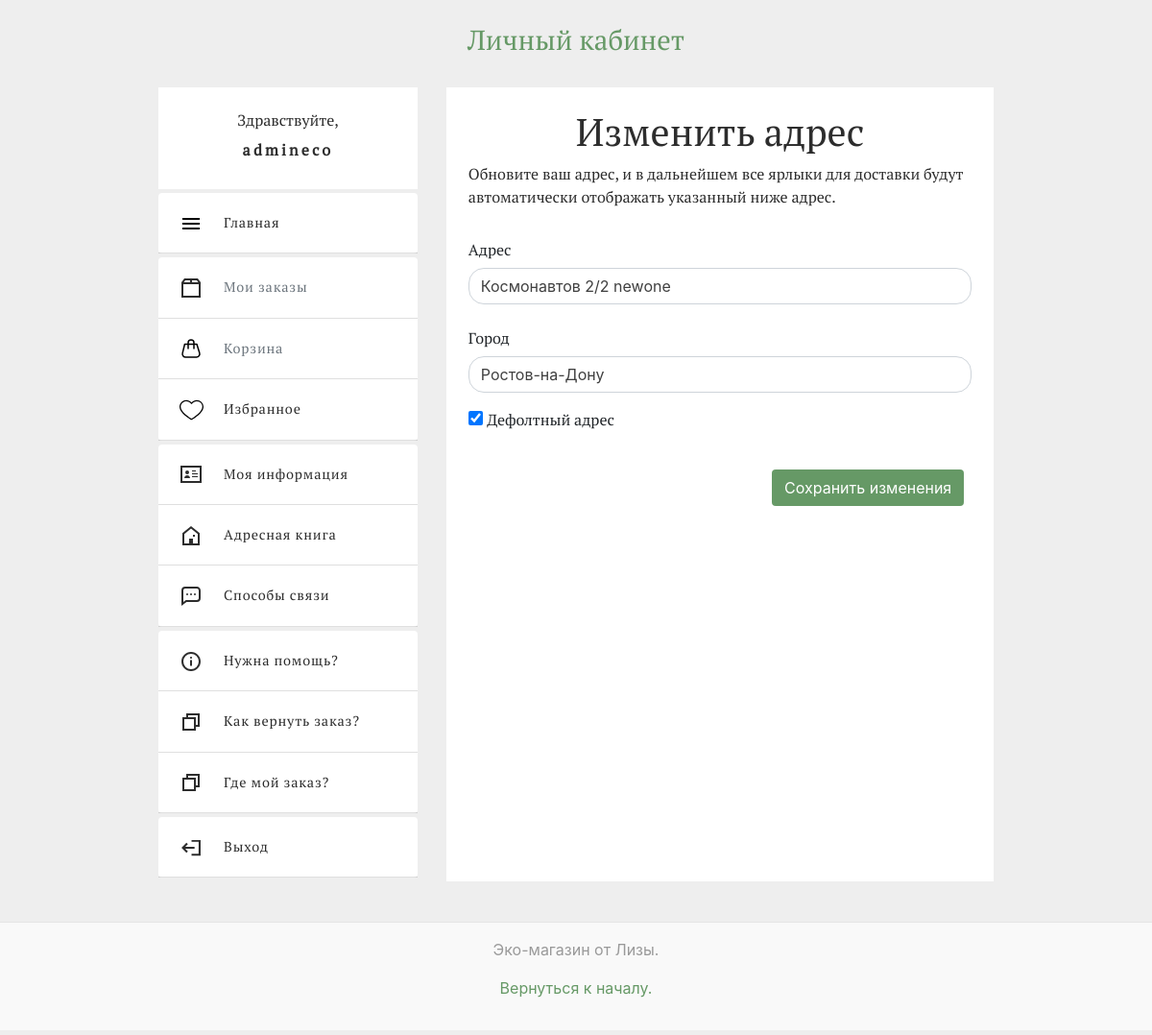
Page /home/adresses/change-adress/65 (signed in) on the committed database.
### accounts/models.py (models this page shows, shortened)
class UsersAdresses(models.Model):
    user = models.ForeignKey(User, on_delete = models.CASCADE)
    adress = models.CharField(max_length=255, blank = False, verbose_name='Адрес')
    city = models.CharField(max_length=120, blank = False, verbose_name='Город')
    default_adress = models.BooleanField(default = False, verbose_name = 'Адрес по умлочанию')
    class Meta:
        verbose_name_plural = 'Адреса'
        verbose_name = 'Адрес'
        ordering = ('user', '-default_adress')

### accounts/views.py (the view, shortened to what this page needs)
# urls.py: path('home/adresses/change-adress/<int:adress_id>', views.change_adress, name = 'change_adress'),
@login_required(login_url = 'accounts:login')
def change_adress(request, adress_id):
    default_adress_values = UsersAdresses.objects.filter(user_id = request.user.id).values_list('default_adress', flat = True)
    adress = UsersAdresses.objects.get(id = adress_id)
    form = EditUsersAdressesForm(instance = adress)
    context = {'form':form}
    return render(request, 'accounts/home_pages/change_adress.html', context)

### accounts/forms.py
class EditUsersAdressesForm(ModelForm):
    class Meta:
        model = UsersAdresses
        fields = ['adress', 'city', 'default_adress']
    def __init__(self, *args, **kwargs):
        super(EditUsersAdressesForm, self).__init__(*args, **kwargs)
        self.fields['adress'].widget = forms.TextInput(attrs={'class': 'form-control'})
        self.fields['city'].widget = forms.TextInput(attrs={'class': 'form-control'})

### templates/accounts/home_pages/change_adress.html (shortened to what this page needs)
{% extends "layout/base_home.html" %}
{% load static %}
{% load widget_tweaks %}
{% block main %}
<div class="col-12 col-sm-12 col-md-8 col-lg-6 col-xl-6">
    <div class="my_info_main">
        <div class = "header-container mb-4">
            <h1 class = "my_info_title text-center" id = "change_adress">Изменить адрес</h1>
            <div class = "my_info_help_text">
                <span>Обновите ваш адрес, и в дальнейшем все ярлыки для доставки будут автоматически отображать указанный ниже адрес.</span>
            </div>
        </div>
        <div class="body_container">
            <form class="needs-validation" method="POST" action="">
                <div class="form-group row">
                    <div class="col">
                        <label for="inputAdress" class="col-form-label forms_style">Адрес</label>
                        {{ form.adress }}
                    </div>
                </div>
                <div class="form-group row">
                    <div class="col">
                        <label for="inputCity" class="col-form-label forms_style">Город</label>
                        {{ form.city }}
                    </div>
                </div>
                <div class="form-group row">
                    <div class="col">
                        {% render_field form.default_adress class="checkbox" value="True" %}
                        <label for="id_default_adress" class = "forms_style">Дефолтный адрес</label>
                    </div>
                </div>
                <div class="form-group row float-right mt-3 mb-5 mr-2">
                    <button type="submit" class="btn btn-primary">Сохранить изменения</button>
                </div>
            </form>
        </div>
    </div>
</div>
{% endblock %}

### templates/layout/base_home.html (shortened to what this page needs)
{% load static %}
<!DOCTYPE html>
<html lang="ru">
<head>
    <link rel = "stylesheet" type="text/css" href="{% static 'css/style.css' %}"/>
    <link rel = "stylesheet" type="text/css" href="{% static 'css/bootstrap.css' %}"/>
</head>
<body class="body-home">
    <div class="wrapper">
        <header>
            <a href="{% url 'accounts:home' %}"><h1 class = "title_home_h1 link_style text-center">Личный кабинет</h1></a>
        </header>
        <main class="main">
            <div class="container-fluid">
                <div class="row justify-content-md-center">
                    <div class="col-12 col-sm-12 col-md-4 col-lg-3 col-xl-3">
                        <div class = "username_home text-center mb-1 text-truncate">
                            <span>Здравствуйте, </span><br> <span class = "username_home_name" title="{{ user.username }}">{{ user.username }}</span>
                        </div>
                        <nav>
                            <ul class="list-group mb-1">
                                <li class="list-group-item">
                                    <a href="{% url 'ecoshop:test' %}" class="base_home_lists">
                                        <div class = "img_div1">
                                            <div class = "img_div2">
                                                <img src="{% static 'icons/home_main.svg' %}" alt="" class="img_div3">
                                            </div>
                                        </div>
                                        <div class = "text-menu-base-home">
                                            <span>Главная</span>
                                        </div>
                                    </a>
                                </li>
                            </ul>
                            <ul class="list-group mt-1">
                                <li class="list-group-item">
                                    <a href="#" class="base_home_lists text-reset">
                                        <div class = "img_div1">
                                            <div class = "img_div2">
                                                <img src="{% static 'icons/orders.svg' %}" alt="" class="img_div3">
                                            </div>
                                        </div>
                                        <div class = "text-menu-base-home">
                                            <span class="text-muted">Мои заказы</span>
                                        </div>
                                    </a>
                                </li>
                                <li class="list-group-item">
                                    <a href="#" class="base_home_lists text-reset">
                                        <div class = "img_div1">
                                            <div class = "img_div2">
                                                <img src="{% static 'icons/bag.svg' %}" alt="" class="img_div3">
                                            </div>
                                        </div>
                                        <div class = "text-menu-base-home">
                                            <span class="text-muted">Корзина</span>
                                        </div>
                                    </a>
                                </li>
                                <li class="list-group-item">
                                    <a href="{% url 'accounts:fav_goods' %}" class="base_home_lists">
                                        <div class = "img_div1">
                                            <div class = "img_div2">
                                                <img src="{% static 'icons/heart.svg' %}" alt="" class="img_div3">
                                            </div>
                                        </div>
                                        <div class = "text-menu-base-home">
                                            <span>Избранное</span>
                                        </div>
                                    </a>
                                </li>
                            </ul>
                            <ul class="list-group mt-1">
                                <li class="list-group-item">
                                    <a href="{% url 'accounts:my_info' %}" class="base_home_lists">
                                        <div class = "img_div1">
                                            <div class = "img_div2">
                                                <img src="{% static 'icons/myinfo.svg' %}" alt="" class="img_div3">
                                            </div>
                                        </div>
                                        <div class = "text-menu-base-home">
                                            <span>Моя информация</span>
                                        </div>
                                    </a>
                                </li>
                                <li class="list-group-item">
                                    <a href="{% url 'accounts:adresses' %}" class="base_home_lists">
                                        <div class = "img_div1">
                                            <div class = "img_div2">
                                                <img src="{% static 'icons/adress.svg' %}" alt="" class="img_div3">
                                            </div>
                                        </div>
                                        <div class = "text-menu-base-home">
                                            <span>Адресная книга</span>
                                        </div>
                                    </a>
                                </li>
                                <li class="list-group-item">
                                    <a href="{% url 'accounts:contacts' %}" class="base_home_lists">
                                        <div class = "img_div1">
                                            <div class = "img_div2">
                                                <img src="{% static 'icons/net.svg' %}" alt="" class="img_div3">
                                            </div>
                                        </div>
                                        <div class = "text-menu-base-home">
                                            <span>Способы связи</span>
                                        </div>
                                    </a>
                                </li>
                            </ul>
                            <ul class="list-group mt-1">
                                <li class="list-group-item">
                                    <a href="#" class="base_home_lists">
                                        <div class = "img_div1">
                                            <div class = "img_div2">
                                                <img src="{% static 'icons/help.svg' %}" alt="" class="img_div3">
                                            </div>
                                        </div>
                                        <div class = "text-menu-base-home">
                                            <span>Нужна помощь?</span>
                                        </div>
                                    </a>
                                </li>
                                <li class="list-group-item">
                                    <a href="#" class="base_home_lists">
                                        <div class = "img_div1">
                                            <div class = "img_div2">
                                                <img src="{% static 'icons/other.svg' %}" alt="" class="img_div3">
                                            </div>
                                        </div>
                                        <div class = "text-menu-base-home">
                                            <span>Как вернуть заказ?</span>
                                        </div>
                                    </a>
                                </li>
                                <li class="list-group-item">
                                    <a href="#" class="base_home_lists">
                                        <div class = "img_div1">
                                            <div class = "img_div2">
                                                <img src="{% static 'icons/other.svg' %}" alt="" class="img_div3">
                                            </div>
                                        </div>
                                        <div class = "text-menu-base-home">
                                            <span>Где мой заказ?</span>
                                        </div>
                                    </a>
                                </li>
                            </ul>
                            <ul class="list-group mt-1 mb-1">
                                <li class="list-group-item">
                                    <a href="{% url 'accounts:logout' %}" class="base_home_lists">
                                        <div class = "img_div1">
                                            <div class = "img_div2">
                                                <img src="{% static 'icons/exit.svg' %}" alt="" class="img_div3">
                                            </div>
                                        </div>
                                        <div class = "text-menu-base-home">
                                            <span>Выход</span>
                                        </div>
                                    </a>
                                </li>
                            </ul>
                        </nav>
                     </div>
                    {% block main %}
                    {% endblock %}
                </div>
            </div>
        </main>
        <footer class = "footer">
            <div class="footer_class">
                <p>Эко-магазин от Лизы.</p>
                <p>
                <a href="#" style="color:#669966">Вернуться к началу.</a>
                </p>
            </div>
        </footer>
    </div>
</body>
</html>

### static/css/style.css (style rules this page uses)
body { max-width: 100%; }
html,body { height: 100%; }
.wrapper { position: relative; min-height: 100%; overflow:auto; }
main { padding-bottom: 160px; }
footer { position: absolute; left: 0; bottom: 0; width: 100%; height: 150px; }
.link_style { color:#606060; }
.btn-primary { color: #fff !important; background-color:#669966; }
.username_home { padding: 22px 14px; text-align: left; background-color: #fff; }
.base_home_lists { display: block; font-size: 1rem; letter-spacing: 0.05rem; line-height: 2.4rem; padding: calc(3 * 4px) calc(5 * 4px) calc(3 * 4px) 68px; border-bottom: 1px solid rgba(0, 0, 0, 0.125); }
.img_div1 { font-size: 0; left: 0; line-height: 0; position: absolute; text-align: center; top: 50%; transform: translateY(-50%); width: 68px; }
.img_div2 { display: inline-block; position: relative; }
.img_div3 { height: auto; width: auto; }
.text-menu-base-home, .username_home, .title_home_h1, .my_info_title, .text_adress_help, .adresses_li_border, .my_info_help_text { font-family: 'PT Serif', serif; color:#2d2d2d; }
.text-menu-base-home { font-size: 90%; }
.title_home_h1 { font-size: 180%; padding: 2%; font-weight: 200; }
.username_home_name { font-weight: bold; letter-spacing: 0.2rem; line-height: 2.4rem; min-height: 2.4rem; }
.body-home { background-color: #eee; }
.body_container { width:100%; height:50%; }
.my_info_main { width: 100%; height: 100%; background-color: #ffffff; padding: 4%; }
.checkbox { width:15px; height:15px; }
.forms_style { font-family: 'PT Serif', serif !important; }
.footer_class { padding:1rem 0; margin-top: 2rem; color:#999; text-align:center; background-color:#f9f9f9; border-top:.05rem solid #e5e5e5; vertical-align:bottom; }

### rows in the picture
UsersAdresses: adress "Космонавтов 2/2 newone", city "Ростов-на-Дону", default_adress "☑"

### other values in the picture
{{ user.username }} "admineco"
